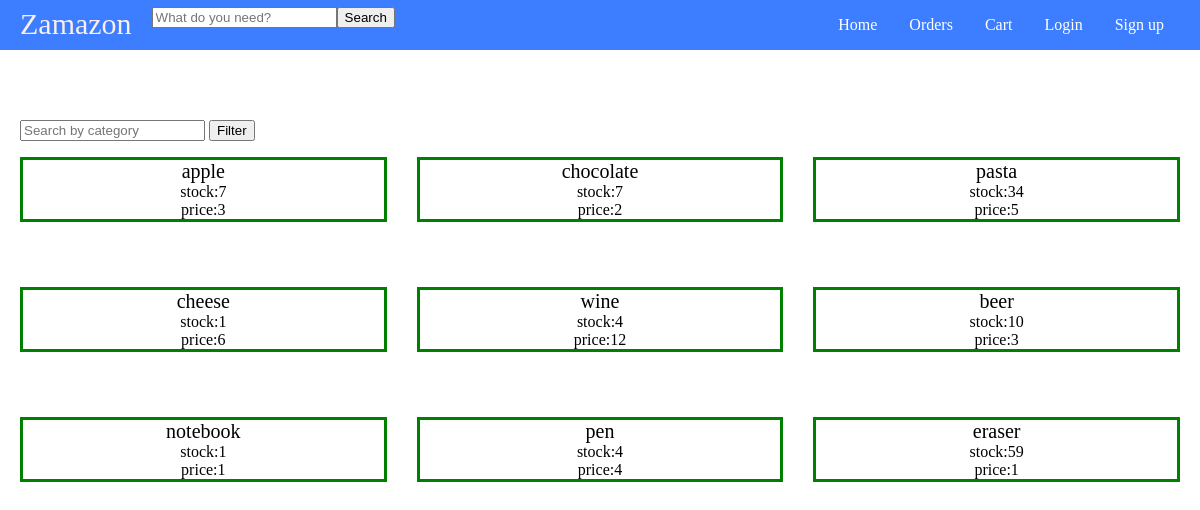
Before: / with the older database file.
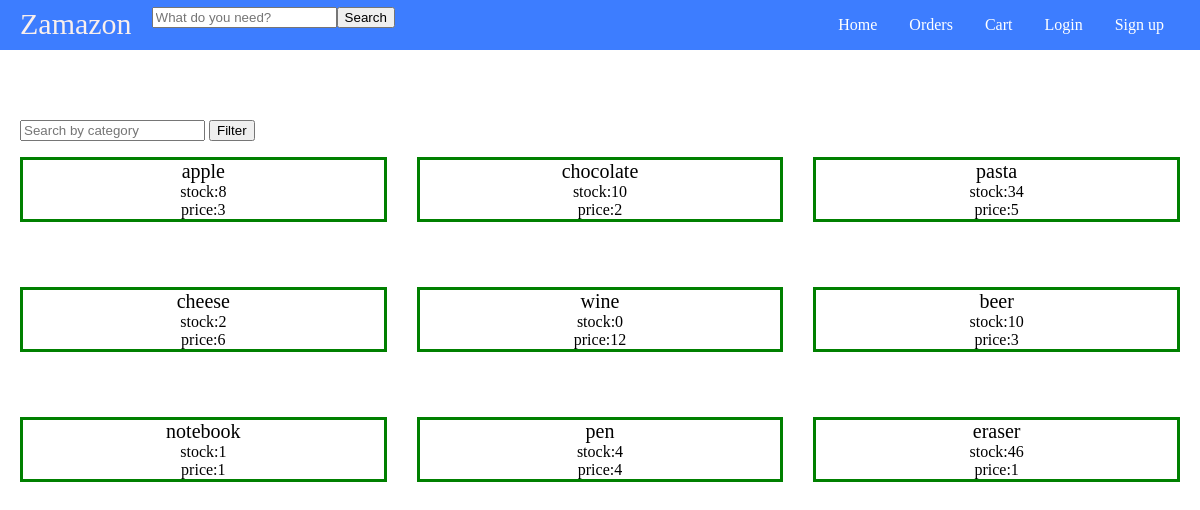
After: the same page with the newer database file.
### tables this page shows
CREATE TABLE product (
	id int,
	name varchar(255) NOT NULL,
	price int NOT NULL,
	stock int NOT NULL,
	category varchar(255) NOT NULL,
	PRIMARY KEY (id),
	FOREIGN KEY (category) REFERENCES category(name)
);

### main.py (the view)
@app.route('/')
def main_page():
	connection = sqlite3.connect("shop.db")
	connection.row_factory = sqlite3.Row
	cursor = connection.cursor()
	args = request.args
	args.to_dict()
	if ("category" in args.keys()):
		category = args["category"]
		cursor.execute("SELECT * FROM product WHERE category=?", (category,))
	else:
		cursor.execute("SELECT * FROM product;")
	products = cursor.fetchall()
	return render_template("home.html", products=products)

### templates/home.html (shortened to what this page needs)
<DOCTYPE html>
	<html>
	<head>
	  <link rel="stylesheet" href="static/styles.css">
	</head>
	<body>
	  <header class="nav">
			<div class="name-and-search">
				<span class="brand-name"><a href="/">Zamazon</a></span>
				<form action="/product" method="get" class="product-form">
					<input type="text" name="name" id="product-text" placeholder="What do you need?">
					<input type="submit" value="Search">
				</form>
			</div>
			<ul class="navigations">
				<li><a class="navigation" href="/">Home</a></li>
				<li><a class="navigation" href="/orders">Orders</a></li>
				<li><a class="navigation" href="/cart">Cart</a></li>
				<li><a class="navigation" href="/login">Login</a></li>
				<li><a class="navigation" href="/signup">Sign up</a></li>
			</ul>
		</header>
	  <div class="container">
		<div class="options">
			<form action="/" method="get">
				<input type="text" name="category" id="category-text" placeholder="Search by category">
				<input type="submit" value="Filter">
			</form>
		</div>
		<div class="products">
		{% for product in products %}
		<a href="/product?id={{product['id']}}">
		  <div class="product">
			<span class="product-name">{{ product["name"] }}</span>
			<span class="product-quantity">stock:{{ product["stock"] }}</span>
			<span class="product-price">price:{{ product["price"] }}</span>
		  </div>
		</a>
		{% endfor %}
	  </div>
	  </div>
	</body>
	</html>

Changed rows visible on the page:
changed product "apple": stock "7" → "8"
changed product "chocolate": stock "7" → "10"
changed product "cheese": stock "1" → "2"
changed product "wine": stock "4" → "0"
changed product "eraser": stock "59" → "46"
